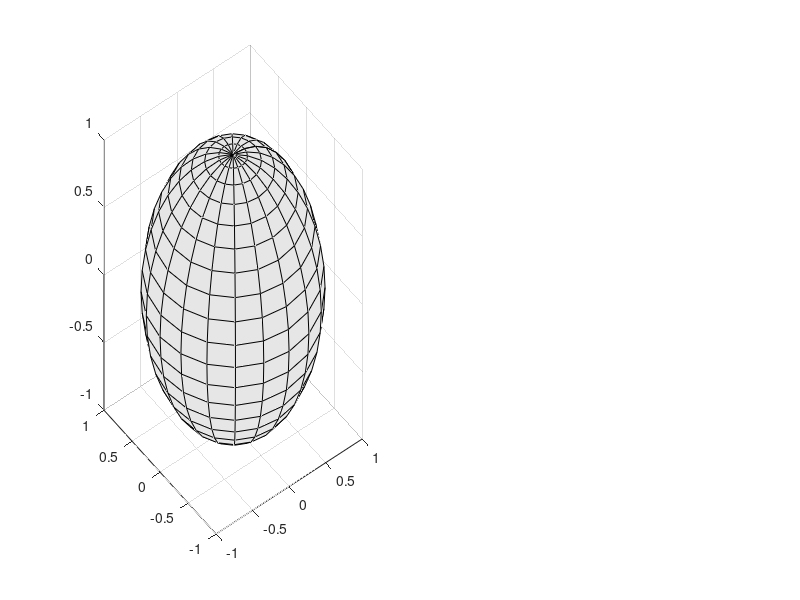

MATLAB code to generate this figure: (Note: this script raises an error after producing the figure.)
function osn_pdf()
% PDF - probability distribudion function
t=tic;
global SPHERE_RADIUS D_THETA D_PHI ETTA D_T
N = 20;
c1_const = 0.0001;
SPHERE_RADIUS = 1.0;
D_THETA = c1_const*pi/180;
D_PHI = c1_const*pi/180;
D_T = .04*N^(-2);
ETTA = 1;

[particles, duplicates] = GeneratePoints(N);
h = MySphere(SPHERE_RADIUS,0,0,0);
h = VisualizePoints([particles duplicates],h);

for iter = 1:10000
    % Find potentials for each particle and duplicate
    maxVelocity = 0;
    sumPsi = 0;
    for k = 1:N
        % Current objects:
        particle = particles(k);
        duplicate = duplicates(k);
        
        % For the "other objects" choose all objects except the particle and
        % the duplicate number "k"
        otherIndices = ones(1,N);
        otherIndices(k) = 0;
        otherIndices = logical(otherIndices);
        otherObjects = [particles(otherIndices) duplicates(otherIndices)];
        
        %
        [particles(k).velocity, sumPsi1] = FindVelocity(particle, otherObjects);
        [duplicates(k).velocity, sumPsi2] = FindVelocity(duplicate, otherObjects);
        
        sumPsi = sumPsi + sumPsi1 + sumPsi2;        
        v2 = particles(k).velocity.theta.^2 + particles(k).velocity.phi.^2;
        maxVelocity = max([v2 maxVelocity]);
    end
   
    if maxVelocity < 3e-4
        D_T = .04*N^(-2)*(maxVelocity/3e-4)^(-1/2);
    end
    
    if maxVelocity < 3e-10
        break;
    end
    
    % Move each object according to its velocity
    for k = 1:N
       particles(k) = MoveObject(particles(k));
       duplicates(k) = MoveObject(duplicates(k));
    end
    
    if rem(iter,1) == 0
        h = VisualizePoints([particles duplicates], h);
        pause(0.01);
    end
    
    if rem(iter,1) == 0
        disp([...
            'iter: ' num2str(iter) ...
            ', maxVelocity: ' num2str(maxVelocity) ...
            ', sumPsi: ' num2str(sumPsi)]);
    end
    
    if rem(iter,1) == 0
        SaveData(particles);
    end
end
tt = toc(t);
disp(tt);
SaveData(particles);

end

function SaveData(points)
aTheta = [];
aPhi = [];
aX = [];
aY = [];
aZ = [];
for k = 1:length(points)
   aTheta(k) = points(k).theta;
   aPhi(k) = points(k).phi;
   [aX(k), aY(k), aZ(k)] = Sph2Cart(1, aTheta(k), aPhi(k));
end
dlmwrite('200_anis_x_y_z.txt', [aX' aY' aZ'],'delimiter','\t');
save 'osn_pdf_output';
end

function obj = MoveObject(obj)
    v = obj.velocity;
    obj.phi = obj.phi + v.phi;
    obj.theta = obj.theta + v.theta;
end

function [velocity, sumPsi] = FindVelocity(object, otherObjects)
global D_THETA D_PHI ETTA D_T 
N = length(otherObjects);
th1 = object.theta;
ph1 = object.phi;
velocity.theta = 0;
velocity.phi = 0;
sumPsi = 0;
for k = 1:N
    th2 = otherObjects(k).theta;
    ph2 = otherObjects(k).phi;
    
    psiUnmoved = PSI(th1,ph1,th2,ph2);
    
    dPsidTheta = - (D_T/ETTA).*(1/D_THETA).*(PSI(th1+D_THETA,ph1,th2,ph2) - psiUnmoved);
    velocity.theta = velocity.theta + dPsidTheta;
    
    dPsidPhi = - (D_T/ETTA).*(1/D_PHI).*(PSI(th1,ph1+D_PHI,th2,ph2)-psiUnmoved);    
    velocity.phi = velocity.phi + dPsidPhi;
    
    sumPsi = sumPsi + psiUnmoved;
end
end

function psi = PSI(thetai,phii,thetaj,phij)
myu=[0;0;1];
k=2;
ri=[sin(thetai).*cos(phii);sin(thetai).*sin(phii);cos(thetai)];
rj=[sin(thetaj).*cos(phij);sin(thetaj).*sin(phij);cos(thetaj)];
rij=norm(ri-rj);
%psi=1/(rij^2);
%psi=1/(rij^2)/sqrt(Mises_Fisher(k,myu,ri))/sqrt(Mises_Fisher(k,myu,rj));
%psi=1/(rij^2)/sqrt(Valee_Poussin(k,myu,ri))/sqrt(Valee_Poussin(k,myu,rj));
psi=1/(rij^2)/sqrt(PDF_Matrix(ri))/sqrt(PDF_Matrix(rj));
end

function [particles, duplicates] = GeneratePoints(N)
for k = 1:N
    theta = pi * rand();
    phi = 2.0 * pi * rand();  
    
    [thetad, phid] = GetMirrored(theta,phi);
    
    particles(k) = struct('theta', theta, 'phi', phi, 'velocity', 0.0, 'isDuplicate', 0);
    duplicates(k) = struct('theta', thetad, 'phi', phid, 'velocity', 0.0, 'isDuplicate', 1);
end  
end

function [theta_mirrored, phi_mirrored] = GetMirrored(theta, phi)
    if(theta >= 0 && theta < pi/2)
        theta_mirrored = -theta + pi;
    elseif(theta >= pi/2 && theta < pi)
        d = pi-theta;
        theta_mirrored = theta - pi + d * 2;
    end
    if(phi <= pi && phi > 0)
        phi_mirrored = phi + pi;
    elseif(phi >= pi && phi < 2 * pi)
        phi_mirrored = phi - pi;
    end
end



function D = GenerateDistribution(N)
sigma = 0.05;
myu = 0;
x = linspace(0, 1, N );
D = NormalDistribution(x, myu, sigma);
D = D / max( D );
end

function D = NormalDistribution(x, myu, sigma)
D = 1./sigma./sqrt(2*pi)*exp(-(x-myu).^2/2./sigma.^2);
end


function handle = VisualizePoints(points,handle)
delete(handle.scatter);
hold on;
N = length(points);
X = [];
Y = [];
Z = [];
Xd = [];
Yd = [];
Zd = [];
for k = 1:N
    [x,y,z] = Sph2Cart(1,points(k).theta,points(k).phi);
    
    if ~points(k).isDuplicate
        X = [X x];
        Y = [Y y];
        Z = [Z z];
    else
        Xd = [Xd x];
        Yd = [Yd y];
        Zd = [Zd z];
    end
end
subplot(handle.subplot(1));
handle.scatter(1) = scatter3(X,Y,Z,30,[0 0 1],'filled');
handle.scatter(2) = scatter3(Xd,Yd,Zd,30,[1 0 0],'filled');
end
function handles = MySphere(R,x,y,z)
handles.fig = figure(20200225);
handles.subplot(1) = subplot(1,2,1);
[x,y,z]=sphere;
handles.sphere = surf(x,y,z);
colormap([0.9  0.9 0.9]);
hold on;
handles.scatter(1) = scatter3(0,0,0,30,[0 0 1],'filled');
handles.scatter(2) = scatter3(0,0,0,30,[1 0 0],'filled');
end